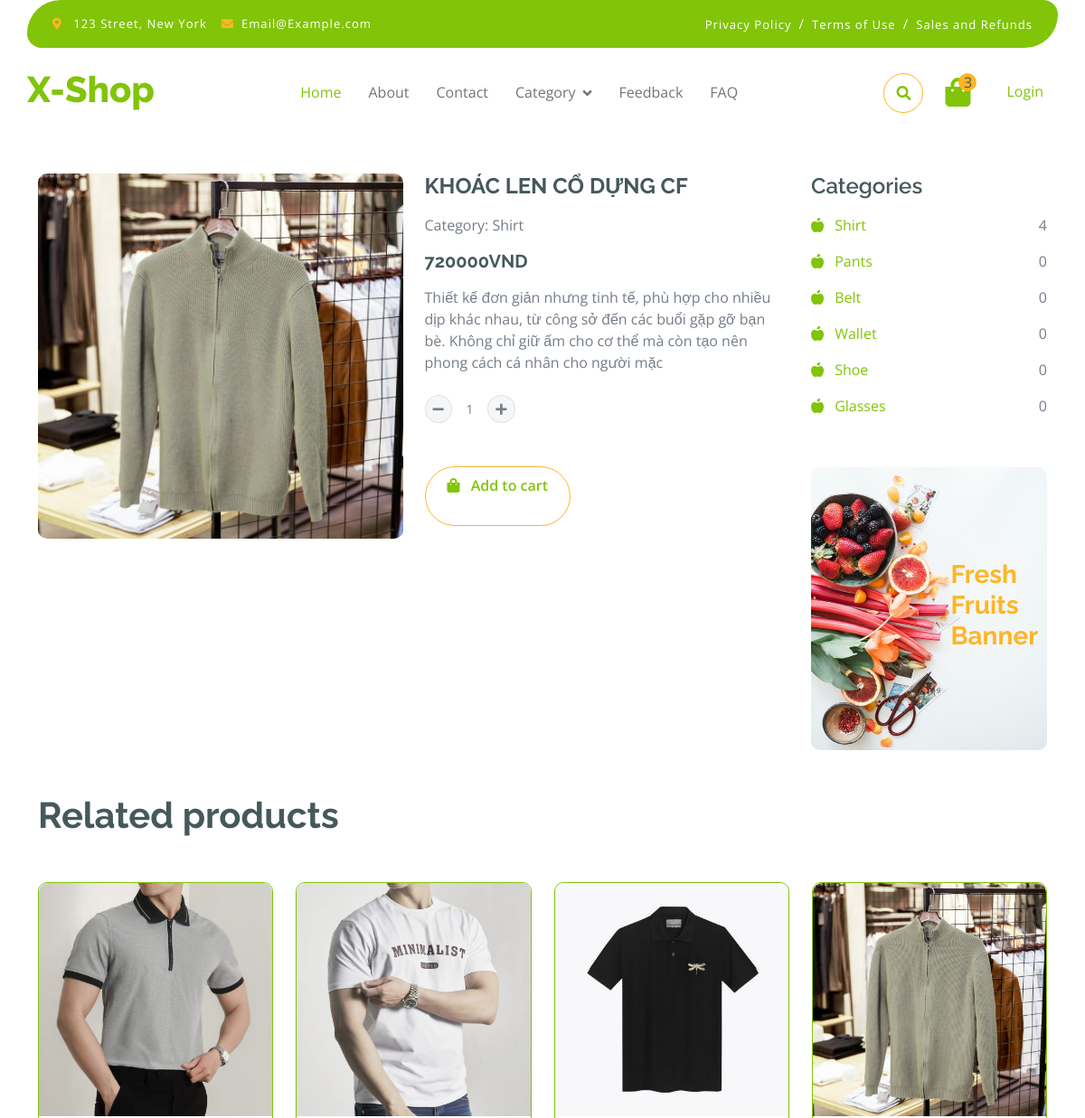
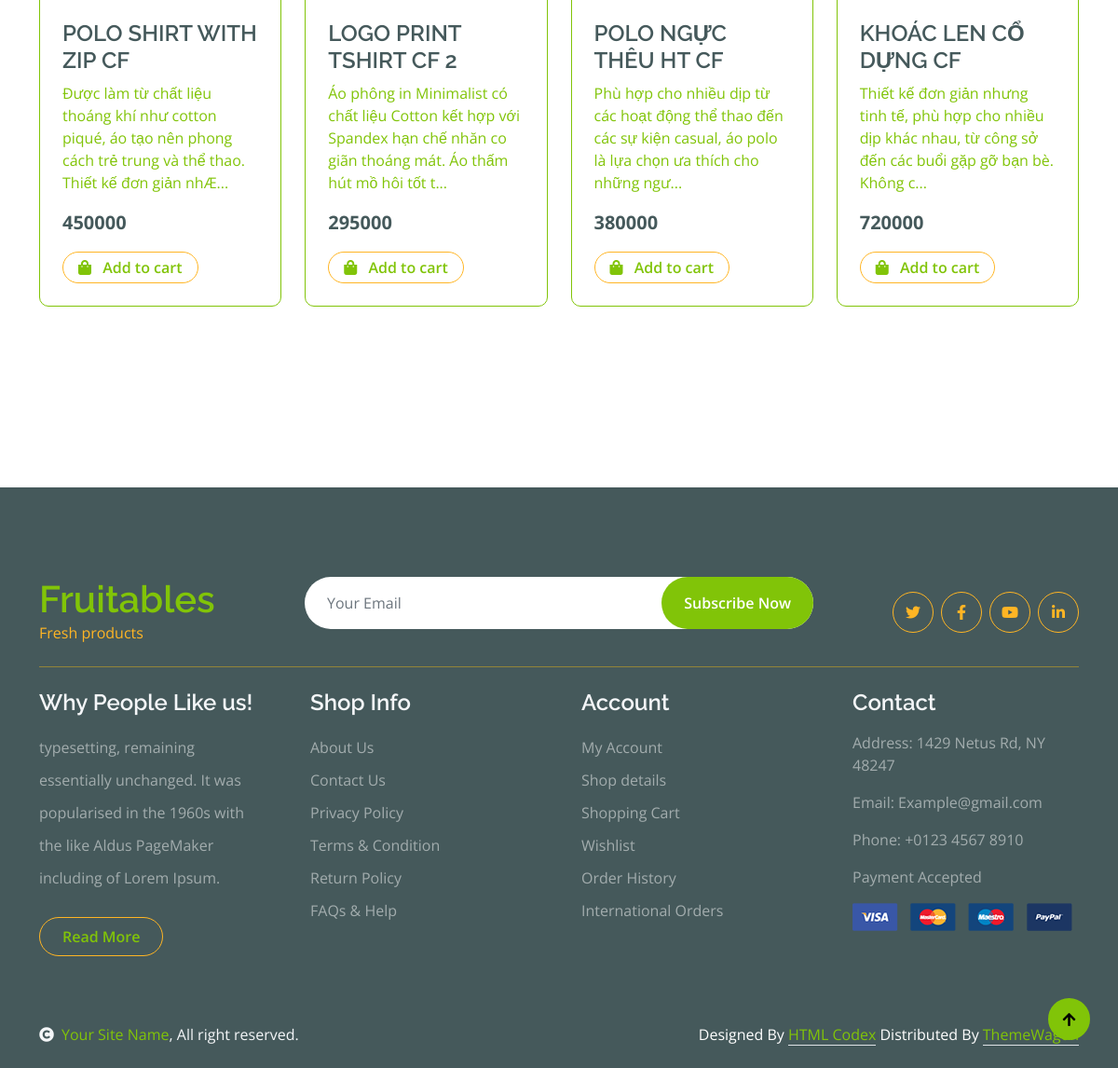
Screenshot of /index.php?act=sanphamct&idsp=29 with the database file from the repository (2 pictures, top to bottom).
### tables this page shows
CREATE TABLE `sanpham` (
  `id` int(11) NOT NULL,
  `name` varchar(225) NOT NULL,
  `image` varchar(225) DEFAULT NULL,
  `price` int(11) NOT NULL DEFAULT 0,
  `mota` text DEFAULT NULL,
  `luotxem` int(11) NOT NULL DEFAULT 0,
  `iddm` int(11) NOT NULL
);

CREATE TABLE `danhmuc` (
  `id` int(11) NOT NULL,
  `name` varchar(225) NOT NULL
);

### model/pdo.php (called while the page is built, shortened)
<?php
function pdo_get_connection()
{
    $servername = "localhost";
    $username = "root";
    $password = "";
    try {
        $conn = new PDO("mysql:host=$servername;dbname=duanmau2024", $username, $password);
        $conn->setAttribute(PDO::ATTR_ERRMODE, PDO::ERRMODE_EXCEPTION);
        return $conn;
    } catch (PDOException $e) {
        echo "Connection failed: " . $e->getMessage();
    }
}
function pdo_query($sql)
{
    $sql_args = array_slice(func_get_args(), 1);
    try {
        $conn = pdo_get_connection();
        $stmt = $conn->prepare($sql);
        $stmt->execute($sql_args);
        $rows = $stmt->fetchAll();
        return $rows;
    } catch (PDOException $e) {
        throw $e;
    } finally {
        unset($conn);
    }
}
function pdo_query_one($sql)
{
    $sql_args = array_slice(func_get_args(), 1);
    try {
        $conn = pdo_get_connection();
        $stmt = $conn->prepare($sql);
        $stmt->execute($sql_args);
        $row = $stmt->fetch(PDO::FETCH_ASSOC);
        return $row;
    } catch (PDOException $e) {
        throw $e;
    } finally {
        unset($conn);
    }
}
?>

### model/sanpham.php (called while the page is built, shortened)
<?php
 function loadall_sanpham_home()
 {
     $sql = "select * from sanpham where 1 order by id asc limit 0,9";
     $listsanpham = pdo_query($sql);
     return $listsanpham;
 }
function load_sanpham_recommend()
{
    $sql = "SELECT * FROM sanpham ORDER BY RAND()";
    $listsanpham = pdo_query($sql);
    return $listsanpham;
}
function loadone_sanpham($id)
{
    $sql = "select sp.id, sp.name, sp.price, sp.image, sp.mota, dm.name as namedm from sanpham as sp inner join danhmuc as dm on dm.id = sp.iddm where sp.id=" . $id;
    $sp = pdo_query_one($sql);
    return $sp;
}

### global.php (called while the page is built)
<?php
    $img_path = "upload/";
?>

### model/danhmuc.php (called while the page is built, shortened)
<?php
function loadall_danhmuc_dm()
{
    $sql = "SELECT dm.id AS id, dm.name AS category_name, COUNT(sp.id) AS product_count
FROM danhmuc dm
LEFT JOIN sanpham sp ON dm.id = sp.iddm
GROUP BY dm.id, dm.name;";
    $listdm = pdo_query($sql);
    return $listdm;
}

### view/sanphamct.php (the view, shortened to what this page needs)
<div class="container-fluid py-5 mt-5">
    <div class="container py-5 mt-5">
        <div class="row g-4 mb-5">
            <div class="col-lg-8 col-xl-9">
                <div class="row g-4">
                    <?php
                    extract($onesp);
                    $image = $img_path . $image;
                    echo '<div class="col-lg-6">
                                            <div class="rounded">
                                                <a href="#">
                                                    <img src="' . $image . '" class="img-fluid rounded" alt="Image">
                                                </a>
                                            </div>
                                        </div>
                                        <div class="col-lg-6">
                                            <h4 class="fw-bold mb-3">' . $name . '</h4>
                                            <p class="mb-3"> Category: ' . $namedm . ' </p>
                                            <h5 class="fw-bold mb-3">' . $price . 'VND</h5>
                                            <p class="mb-4">' . $mota . '</p>
                                            <div class="input-group quantity mb-5" style="width: 100px;">
                                                <div class="input-group-btn">
                                                    <button class="btn btn-sm btn-minus rounded-circle bg-light border">
                                                        <i class="fa fa-minus"></i>
                                                    </button>
                                                </div>
                                                <input type="text" class="form-control form-control-sm text-center border-0" value="1">
                                                <div class="input-group-btn">
                                                    <button class="btn btn-sm btn-plus rounded-circle bg-light border">
                                                        <i class="fa fa-plus"></i>
                                                    </button>
                                                </div>
                                            </div>
                                            <div class="btn border border-secondary rounded-pill px-4 py-2 mb-4 text-primary"><i
                                                        class="fa fa-shopping-bag me-2 text-primary"></i> Add to cart
                                                        <form action="index.php?act=addtocart" method="post">
                                                            <input type="hidden" name="id" value="' . $id . '">
                                                            <input type="hidden" name="name" value="' . $name . '">
                                                            <input type="hidden" name="image" value="' . $image . '">
                                                            <input type="hidden" name="price" value="' . $onesp['price'] . '">
                                                            <a class=" border-secondary rounded-pill px-4 py-2 mb-4 text-primary> <input type="submit" name="addtocart" value="ADD"></a>
                                                        </form>
                                                        </div>
                                        </div>';
                    ?>
                </div>
            </div>
            <div class="col-lg-4 col-xl-3">
                <div class="row g-4 fruite">
                    <div class="col-lg-12">
                        <div class="mb-4">
                            <h4>Categories</h4>
                            <ul class="list-unstyled fruite-categorie">
                                <?php
                                foreach ($listdm as $dmct) {
                                    extract($dmct);
                                    $linkdm = "index.php?act=sanpham&iddm=" . $id;
                                    echo '<li>
                                                                    <div class="d-flex justify-content-between fruite-name">
                                                                        <a href="' . $linkdm . '"><i class="fas fa-apple-alt me-2"></i> ' . $category_name . '</a>
                                                                        <span>' . $product_count . '</span>
                                                                    </div>
                                                                </li>';
                                }
                                ?>
                            </ul>
                        </div>
                    </div>
                    <div class="col-lg-12">
                        <div class="position-relative">
                            <img src="view/img/banner-fruits.jpg" class="img-fluid w-100 rounded" alt="">
                            <div class="position-absolute" style="top: 50%; right: 10px; transform: translateY(-50%);">
                                <h3 class="text-secondary fw-bold">Fresh <br> Fruits <br> Banner</h3>
                            </div>
                        </div>
                    </div>
                </div>
            </div>
        </div>
        <h1 class="fw-bold mb-0">Related products</h1>
        <div class="vesitable">
            <div class="owl-carousel vegetable-carousel justify-content-center">
                <?php
                foreach ($recom as $sp) {
                    extract($sp);
                    $linksp = "index.php?act=sanphamct&idsp=" . $id;
                    $hinh = $img_path . $image;
                    $mota_trimmed = strlen($mota) > 150 ? substr($mota, 0, 150) . '...' : $mota;
                    echo ' <div class="border border-primary rounded position-relative vesitable-item">
                                    <a href="' . $linksp . '">
                                    <div class="vesitable-img">
                                        <img src="' . $hinh . '" class="img-fluid w-100 rounded-top" alt="">
                                    </div>
                                    <div class="p-4 pb-0 rounded-bottom">
                                        <h4> ' . $name . '</h4>
                                        <p>' . $mota_trimmed . '</p>
                                        <div class="d-flex justify-content-between flex-lg-wrap">
                                            <p class="text-dark fs-5 fw-bold"> ' . $price . ' </p>
                                            <a href="#" class="btn border border-secondary rounded-pill px-3 py-1 mb-4 text-primary"><i
                                                        class="fa fa-shopping-bag me-2 text-primary"></i> Add to cart </a>
                                        </div>
                                    </div>
                                    </a>
                                </div>';
                }
                ?>
            </div>
        </div>
    </div>
</div>

### view/css/style.css (style rules this page uses)
.btn { font-weight: 600; transition: .5s; }
.btn.border-secondary { transition: 0.5s; }
.fruite .fruite-categorie .fruite-name { line-height: 40px; }
.fruite .fruite-categorie .fruite-name a { transition: 0.5s; }
.vesitable .vesitable-item { height: 100%; transition: 0.5s; }
.vesitable .vesitable-item .vesitable-img { overflow: hidden; transition: 0.5s; border-radius: 10px 10px 0 0; }
.vesitable .vesitable-item .vesitable-img img { transition: 0.5s; }

### rows the page displays
sanpham: name "KHOÁC LEN CỔ DỰNG CF", iddm.name "Shirt", price "720000", mota "Thiết kế đơn giản nhưng tinh tế, phù hợp cho nhiều dịp khác nhau, từ công sở đến các buổi gặp gỡ bạn bè. Không chỉ giữ ấm cho cơ thể mà còn tạo nên phong cách cá nhân cho người mặc", image (picture), mota "Thiết kế đơn giản nhưng tinh tế, phù hợp cho nhiều dịp khác nhau, từ công sở đến các buổi gặp gỡ bạn bè. Không c..."
danhmuc: name "Shirt", product_count "4"
danhmuc: name "Pants", product_count "0"
danhmuc: name "Belt", product_count "0"
danhmuc: name "Wallet", product_count "0"
danhmuc: name "Shoe", product_count "0"
danhmuc: name "Glasses", product_count "0"
sanpham: image (picture), name "POLO SHIRT WITH ZIP CF", mota "Được làm từ chất liệu thoáng khí như cotton piqué, áo tạo nên phong cách trẻ trung và thể thao. Thiết kế đơn giản nhÆ...", price "450000"
sanpham: image (picture), name "LOGO PRINT TSHIRT CF 2", mota "Áo phông in Minimalist có chất liệu Cotton kết hợp với Spandex hạn chế nhăn co giãn thoáng mát. Áo thấm hút mồ hôi tốt t...", price "295000"
sanpham: image (picture), name "POLO NGỰC THÊU HT CF", mota "Phù hợp cho nhiều dịp từ các hoạt động thể thao đến các sự kiện casual, áo polo là lựa chọn ưa thích cho những ngư...", price "380000"
